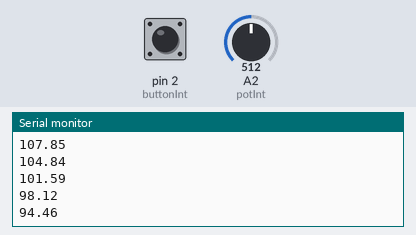
The sketch below on a simulated Arduino Uno, built with avr-gcc and run on an emulated ATmega328P. Parts: the last lines printed to the serial monitor. Inputs (shaded band) come from the test bench; at power-on: pin 2 (buttonInt) LOW, A2 (potInt) = 512.

Above: at 1.2 s.
1.3 s: pin 2 (buttonInt) pulled HIGH for 0.15 s
At 1.61 s:
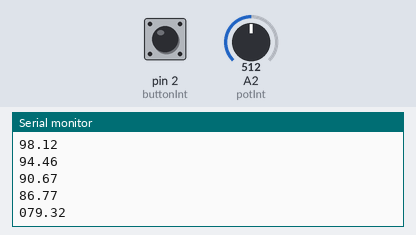
2.9 s: A2 (potInt) set to 716
At 2.96 s:
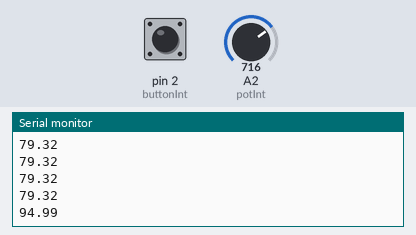
4.4 s: pin 2 (buttonInt) pulled HIGH for 1 s
At 5.56 s:
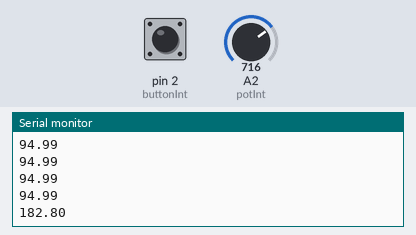
Timing chart, 0 to 7.4 s (numbered marks = the images above; inputs shaded):
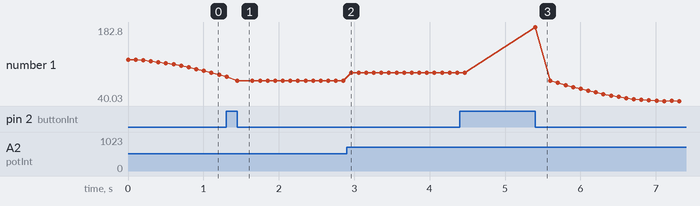

The sketch:

practica26.ino
```cpp
const int potInt = A2;
const int buttonInt = 2;
boolean automatic = true;
float x = 1.57;

boolean going_up = false;

float value;
void setup() {
  Serial.begin(9600);
}

float scale(float meassure) {

  meassure = (meassure * 0.0048 * 16) + 40;
  return meassure;
}

void loop() {

  if (automatic == true) {
    if (x > 1.57) {
      going_up = false;
    } else if (x < -1.57) {
      going_up = true;
    }
    if (going_up) {
      x += 0.1;
    }
    else {
      x -= 0.1;
    }
    //Serial.print(x);
    value = sin(x);
    value = value + 1;
    value = (value * 40) + 40;
   Serial.println(value);

  } else {
    value = analogRead(potInt);
    value = scale(value);
    Serial.println(value);
  }
  if (digitalRead(buttonInt) == HIGH) {
    while (digitalRead(buttonInt) == HIGH);
    automatic = !automatic;
    Serial.print(automatic);
  }
  delay(100);
}
```

Measured:
- after the input at 1.3 s, the serial monitor: prints a new line after 0.15 s (image 1)
- after the input at 2.9 s, the serial monitor: prints a new line after 0.06 s (image 2)
- after the input at 4.4 s, the serial monitor: prints a new line after 1.0 s (image 3)
- plotted number 1: 90.67 → 79.32 after the input at 1.3 s, 79.32 → 94.99 after the input at 2.9 s, 94.99 → 56.43 after the input at 4.4 s
